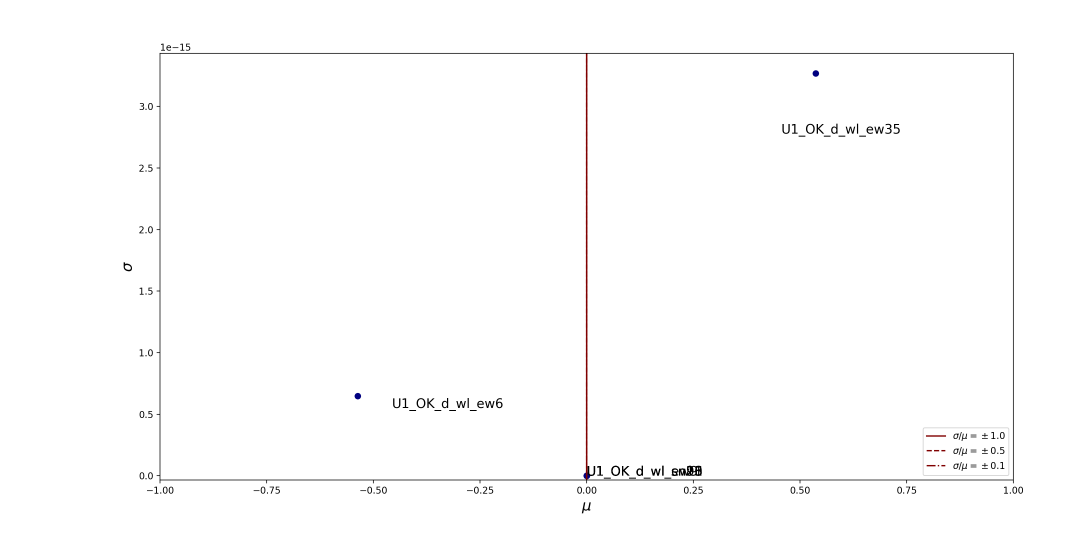
#> input picture paper-figures/SA_mu_IBC1020_2_morris_Si_indices_convar_beta_0.png, 3200 x 1600 px, found by its file name (shown at 1/3 size)
$ python tuneFigures.py
#> lines starting #> are read from the running program, lines starting #| are printed output that depends on the picture
#
# tuneFigures.py
#

# import modules
import cv2

FOLDER_PAPER_FIGURES = r'C:\dev\phd\ModelHealer\paper-figures'
FOLDER_PAPER_FIGURES_NEW = r'C:\dev\phd\ModelHealer\paper-figures\new'

# [285 lines left out: functions set_parameter_texts, draw_parameter_texts, set_line_parameters, draw_line, not called in this run]

# Displaying the image

def crop_img(
    img,
    c_t = 0,
    c_b = 0,
    c_l = 0,
    c_r = 0,
    ):

    x,y = 0,0
    im_h, im_w = img.shape[:2]
    crop_im = im[y+c_t:y+im_h-c_b, x+c_l:x+im_w-c_r]

    return crop_im


figure_name = r'\SA_mu_IBC1020_2_morris_Si_indices_convar_beta_0.png'
figure_file = FOLDER_PAPER_FIGURES + figure_name
figure_file_new  = FOLDER_PAPER_FIGURES_NEW + figure_name

im = cv2.imread(figure_file)
#> im is the input picture: shape (1600, 3200, 3); mean B, G, R 252.9, 252.9, 253.1
# parameter_labels = set_parameter_texts()
# im = draw_parameter_texts(im, parameter_labels)

im = crop_img(im, c_t = 130, c_b = 60, c_l = 330, c_r = 100,)
#> in crop_img, `crop_im = im[y+c_t:y+im_h-c_b, x+c_l:x+im_w-c_r]`:
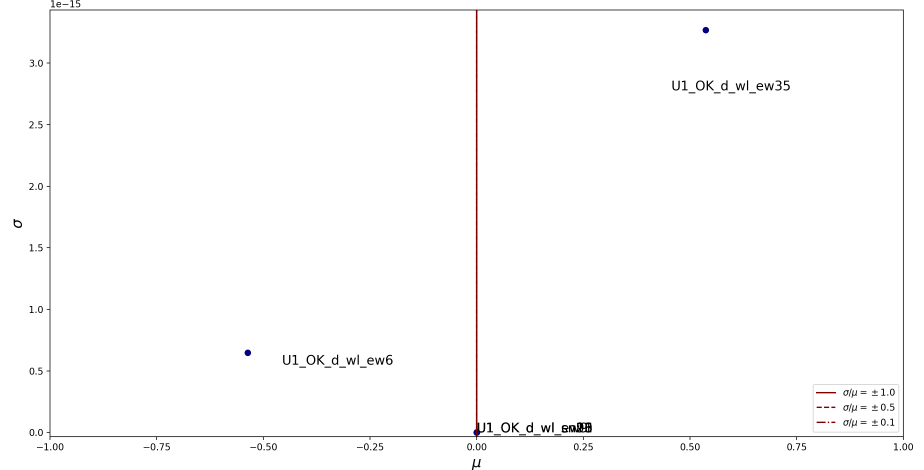
#> crop_im: shape (1410, 2770, 3) (shown at 1/3 size); mean B, G, R 252.3, 252.2, 252.5
cv2.imwrite(figure_file_new, im)


# [40 lines of commented-out code are left out]

$ run again, with paper-figures/0.png copied over paper-figures/SA_mu_IBC1020_2_morris_Si_indices_convar_beta_0.png
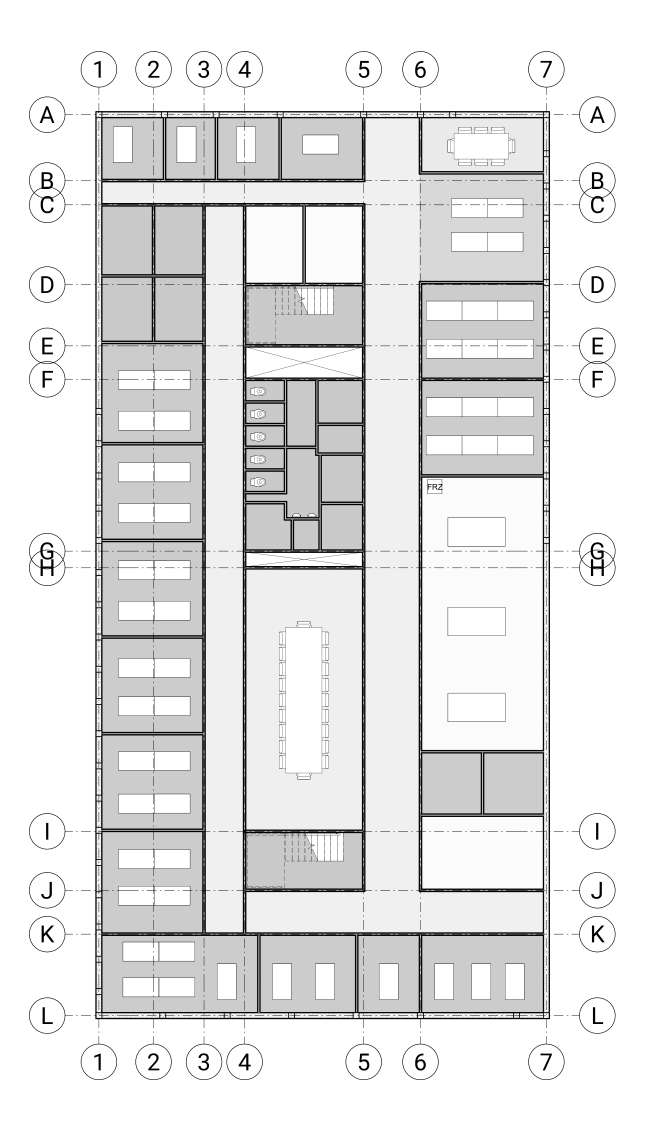
#> input picture paper-figures/0.png, 1934 x 3394 px, found by its file name (shown at 1/3 size)
#> im is the input picture: shape (3394, 1934, 3); min 0, max 255, mean 227.6
#> in crop_img, `crop_im = im[y+c_t:y+im_h-c_b, x+c_l:x+im_w-c_r]`:
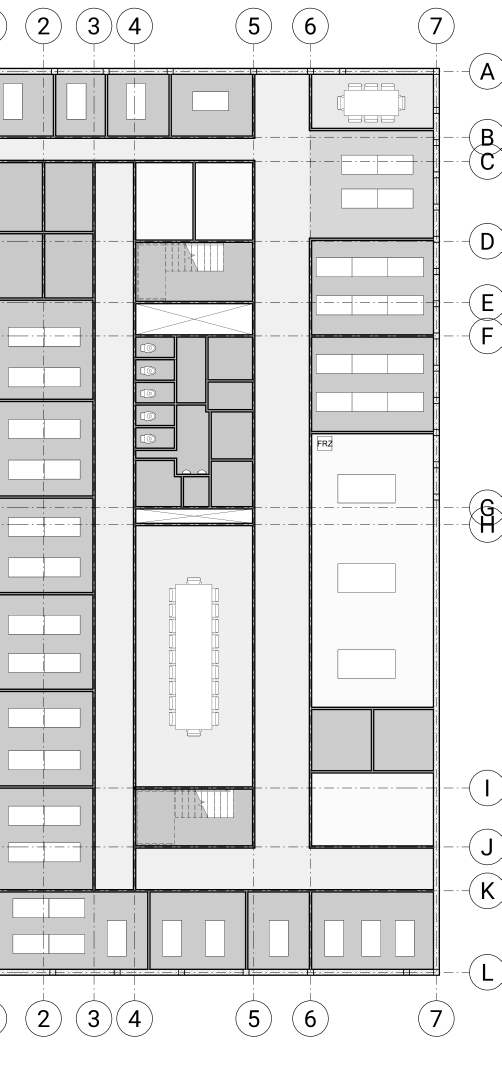
#> crop_im: shape (3204, 1504, 3) (shown at 1/3 size); min 0, max 255, mean 220.9
